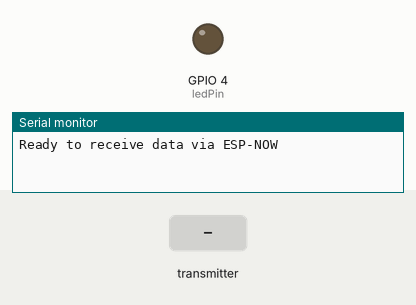
Simulated run of this sketch. Board: ESP32. On the bench: output pins drawn as LEDs (lit = HIGH), the last lines printed to the serial monitor. The test bench sets the inputs (shaded band).

Above: at 1.2 s.
1.3 s: the transmitter starts sending ledState = 1
At 2.5 s:
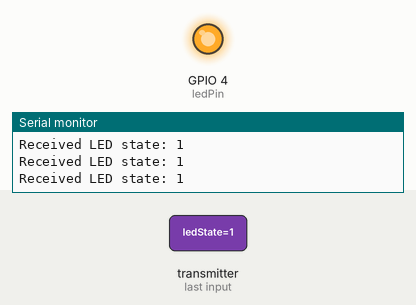
2.8 s: the transmitter starts sending ledState = 0
At 3.9 s:
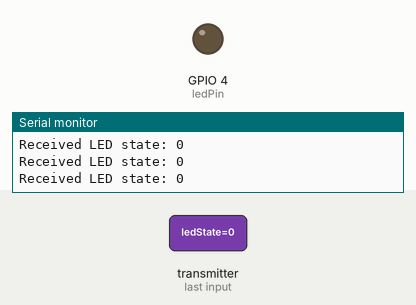
Timing chart, 0 to 5.8 s (numbered marks = the images above; inputs shaded):
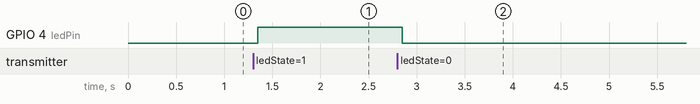

Measured:
- after the input at 1.3 s, GPIO 4 (ledPin): LOW → HIGH after 0.05 s
- after the input at 2.8 s, GPIO 4 (ledPin): HIGH → LOW after 0.05 s

The sketch:

Receiver.ino
```cpp
#include <esp_now.h>
#include <WiFi.h>

// Define a struct that matches the transmitter
struct PacketData {
  byte ledState;
};

PacketData incomingData;

const int ledPin = 4;  // Onboard LED (GPIO 2)

void OnDataRecv(const esp_now_recv_info_t *info, const uint8_t *data, int len) {
  memcpy(&incomingData, data, sizeof(incomingData));
  Serial.print("Received LED state: ");
  Serial.println(incomingData.ledState);

  digitalWrite(ledPin, incomingData.ledState == 1 ? HIGH : LOW);
}

void setup() {
  Serial.begin(115200);
  pinMode(ledPin, OUTPUT);

  WiFi.mode(WIFI_STA);
  WiFi.disconnect();

  if (esp_now_init() != ESP_OK) {
    Serial.println("Error initializing ESP-NOW");
    return;
  }

  esp_now_register_recv_cb(OnDataRecv);
  Serial.println("Ready to receive data via ESP-NOW");
}

void loop() {
  // Nothing here, all work happens in OnDataRecv()
}
```
